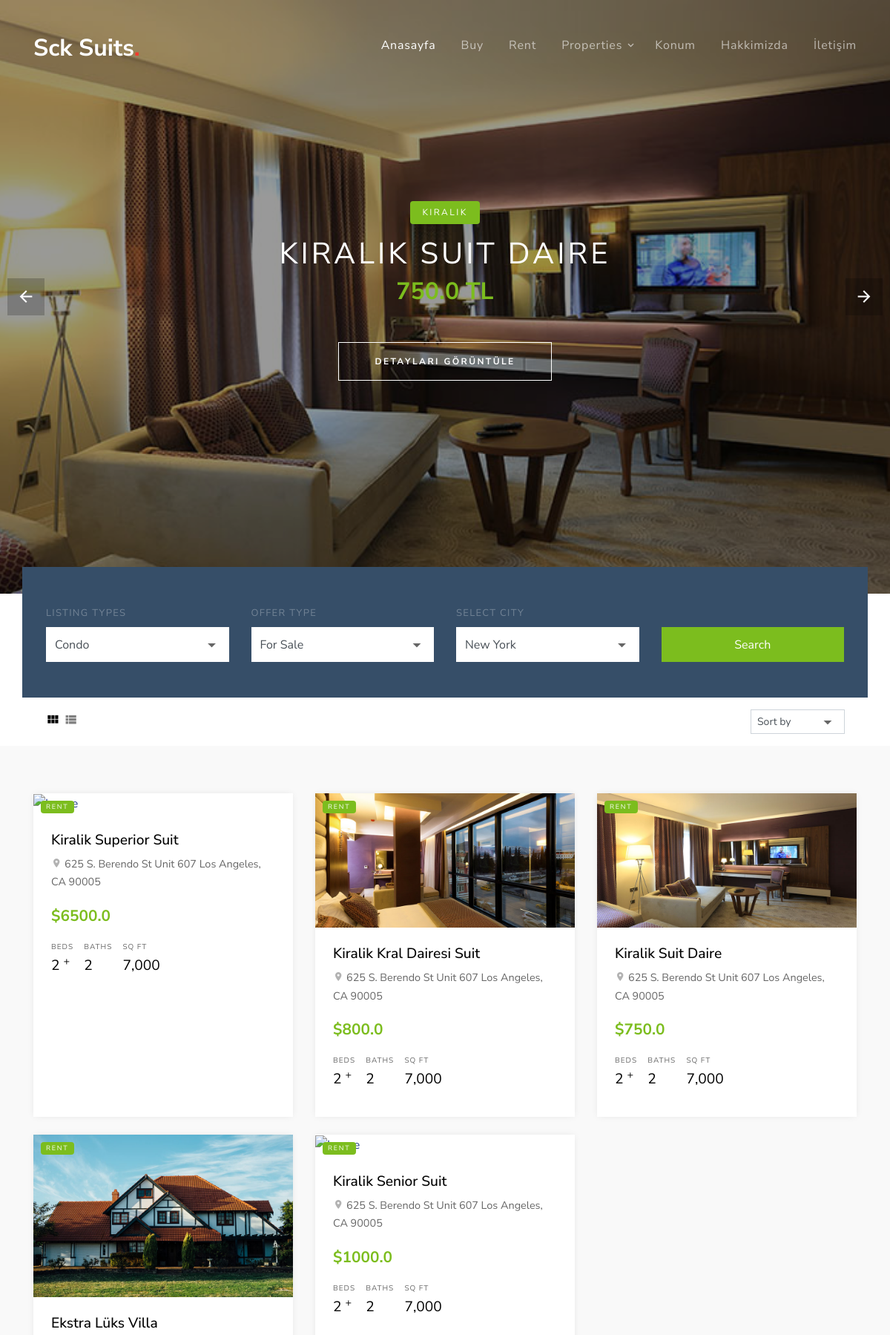
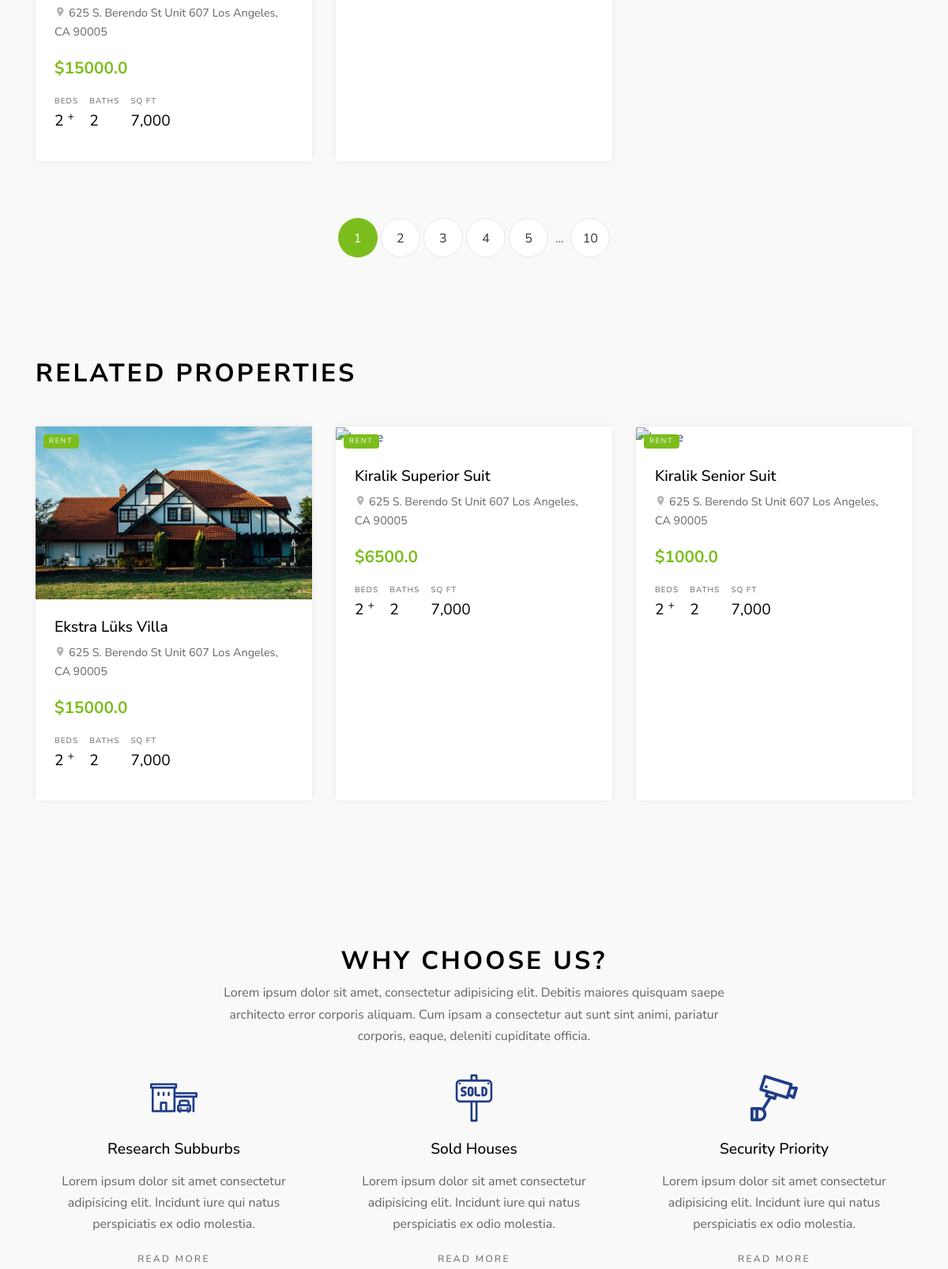
The page / (upper part) on the database its author committed (2 pictures, top to bottom).
### product/models.py (models this page shows, shortened)
class Product(models.Model):
        STATUS = (
            ('True', 'Evet'),
            ('False', 'Hayır'),
        )
        category = models.ForeignKey(Category, on_delete=models.CASCADE)
        title = models.CharField(max_length=150)
        keywords = models.CharField(max_length=255)
        description = models.CharField(max_length=255)
        image = models.ImageField(blank=True, upload_to='images/')
        price = models.FloatField()
        amount = models.IntegerField()
        detail = RichTextUploadingField()
        slug = models.SlugField(blank=True, max_length=255)
        status = models.CharField(max_length=10, choices=STATUS)
        create_at = models.DateTimeField(auto_now_add=True)
        update_at = models.DateTimeField(auto_now=True)
        def image_tag(self):
            return mark_safe('<img src="{}" height="50"/>'.format(self.image.url))
        image_tag.short_description = 'Image'

### home/views.py (the view)
# urls.py: path('', views.index, name='index'),
def index(request):
    setting = Setting.objects.get(pk=1)
    sliderdata = Product.objects.all()[:4]
    category = Category.objects.all()
    randomproducts = Product.objects.all().order_by('?')[:6]
    relatedproducts = Product.objects.all().order_by('-id')[:3]
    context = {'setting': setting,
               'category': category,
               'page': 'home',
               'sliderdata': sliderdata,
               'randomproducts': randomproducts,
               'relatedproducts': relatedproducts}
    return render(request, 'index.html', context)

### home/templates/index.html (shortened to what this page needs)
{% extends "homebase.html" %}
{% block slider %}
    {% include "slider.html" %}
{% endblock %}
{% block content %}
    {% include "content.html" %}
{% endblock %}

### home/templates/slider.html
{% load static %}
<div class="slide-one-item home-slider owl-carousel">
    {% for rs in sliderdata %}
      <div class="site-blocks-cover overlay" style="background-image: url({{ rs.image.url }});" data-aos="fade" data-stellar-background-ratio="0.5">
        <div class="container">
          <div class="row align-items-center justify-content-center text-center">
            <div class="col-md-10">
              <span class="d-inline-block bg-success text-white px-3 mb-3 property-offer-type rounded">Kiralık</span>
              <h1 class="mb-2">{{ rs.title }}</h1>
              <p class="mb-5"><strong class="h2 text-success font-weight-bold">{{ rs.price }} TL</strong></p>
              <p><a href="/product/{{ rs.id }}/{{ rs.slug }}" class="btn btn-white btn-outline-white py-3 px-5 rounded-0 btn-2">Detayları Görüntüle</a></p>
            </div>
          </div>
        </div>
      </div>
    {% endfor %}
</div>

### home/templates/content.html (shortened to what this page needs)
{% load static %}
<div class="site-section site-section-sm pb-0">
      <div class="container">
        <div class="row">
          <form class="form-search col-md-12" style="margin-top: -100px;">
            <div class="row  align-items-end">
              <div class="col-md-3">
                <label for="list-types">Listing Types</label>
                <div class="select-wrap">
                  <select name="list-types" id="list-types" class="form-control d-block rounded-0">
                    <option value="">Condo</option>
                  </select>
                </div>
              </div>
              <div class="col-md-3">
                <label for="offer-types">Offer Type</label>
                <div class="select-wrap">
                  <select name="offer-types" id="offer-types" class="form-control d-block rounded-0">
                    <option value="">For Sale</option>
                  </select>
                </div>
              </div>
              <div class="col-md-3">
                <label for="select-city">Select City</label>
                <div class="select-wrap">
                  <select name="select-city" id="select-city" class="form-control d-block rounded-0">
                    <option value="">New York</option>
                  </select>
                </div>
              </div>
              <div class="col-md-3">
                <input type="submit" class="btn btn-success text-white btn-block rounded-0" value="Search">
              </div>
            </div>
          </form>
        </div>
        <div class="row">
          <div class="col-md-12">
            <div class="view-options bg-white py-3 px-3 d-md-flex align-items-center">
              <div class="mr-auto">
                <a href="index.html" class="icon-view view-module active"><span class="icon-view_module"></span></a>
                <a href="view-list.html" class="icon-view view-list"><span class="icon-view_list"></span></a>
              </div>
                    {% load mptt_tags %}
                <div class="select-wrap">
                  <select class="form-control form-control-sm d-block rounded-0">
                    <option value="">Sort by</option>
                  </select>
                </div>
              </div>
            </div>
          </div>
        </div>
      </div>
    <div class="site-section site-section-sm bg-light">
      <div class="container">
        <div class="row mb-5">
            {% for rs in randomproducts %}
          <div class="col-md-6 col-lg-4 mb-4">
            <div class="property-entry h-100">
              <a href="/product/{{ rs.id }}/{{ rs.slug }}" class="property-thumbnail">
                <div class="offer-type-wrap">
                  <span class="offer-type bg-success">Rent</span>
                </div>
                <img src="{{ rs.image.url }}" alt="Image" class="img-fluid">
              </a>
              <div class="p-4 property-body">
                <h2 class="property-title"><a href="/product/{{ rs.id }}/{{ rs.slug }}">{{ rs.title }}</a></h2>
                <span class="property-location d-block mb-3"><span class="property-icon icon-room"></span> 625 S. Berendo St Unit 607 Los Angeles, CA 90005</span>
                <strong class="property-price text-primary mb-3 d-block text-success">${{ rs.price }}</strong>
                <ul class="property-specs-wrap mb-3 mb-lg-0">
                  <li>
                    <span class="property-specs">Beds</span>
                    <span class="property-specs-number">2 <sup>+</sup></span>
                  </li>
                  <li>
                    <span class="property-specs">Baths</span>
                    <span class="property-specs-number">2</span>
                  </li>
                  <li>
                    <span class="property-specs">SQ FT</span>
                    <span class="property-specs-number">7,000</span>
                  </li>
                </ul>
              </div>
            </div>
          </div>
            {% endfor %}
        </div>
        <div class="row">
          <div class="col-md-12 text-center">
            <div class="site-pagination">
              <a href="#" class="active">1</a>
              <a href="#">2</a>
              <a href="#">3</a>
              <a href="#">4</a>
              <a href="#">5</a>
              <span>...</span>
              <a href="#">10</a>
            </div>
          </div>
        </div>
      </div>
    </div>
    <div class="site-section site-section-sm bg-light">
      <div class="container">
        <div class="row">
          <div class="col-12">
            <div class="site-section-title mb-5">
              <h2>Related Properties</h2>
            </div>
          </div>
        </div>
        <div class="row mb-5">
          {% for rs in relatedproducts %}
          <div class="col-md-6 col-lg-4 mb-4">
            <div class="property-entry h-100">
              <a href="/product/{{ rs.id }}/{{ rs.slug }}" class="property-thumbnail">
                <div class="offer-type-wrap">
                  <span class="offer-type bg-success">Rent</span>
                </div>
                <img src="{{ rs.image.url }}" alt="Image" class="img-fluid">
              </a>
              <div class="p-4 property-body">
                <h2 class="property-title"><a href="/product/{{ rs.id }}/{{ rs.slug }}">{{ rs.title }}</a></h2>
                <span class="property-location d-block mb-3"><span class="property-icon icon-room"></span> 625 S. Berendo St Unit 607 Los Angeles, CA 90005</span>
                <strong class="property-price text-primary mb-3 d-block text-success">${{ rs.price }}</strong>
                <ul class="property-specs-wrap mb-3 mb-lg-0">
                  <li>
                    <span class="property-specs">Beds</span>
                    <span class="property-specs-number">2 <sup>+</sup></span>
                  </li>
                  <li>
                    <span class="property-specs">Baths</span>
                    <span class="property-specs-number">2</span>
                  </li>
                  <li>
                    <span class="property-specs">SQ FT</span>
                    <span class="property-specs-number">7,000</span>
                  </li>
                </ul>
              </div>
            </div>
          </div>
            {% endfor %}
        </div>
      </div>
    <div class="site-section">
      <div class="container">
        <div class="row justify-content-center">
          <div class="col-md-7 text-center">
            <div class="site-section-title">
              <h2>Why Choose Us?</h2>
            </div>
            <p>Lorem ipsum dolor sit amet, consectetur adipisicing elit. Debitis maiores quisquam saepe architecto error corporis aliquam. Cum ipsam a consectetur aut sunt sint animi, pariatur corporis, eaque, deleniti cupiditate officia.</p>
          </div>
        </div>
        <div class="row">
          <div class="col-md-6 col-lg-4">
            <a href="#" class="service text-center">
              <span class="icon flaticon-house"></span>
              <h2 class="service-heading">Research Subburbs</h2>
              <p>Lorem ipsum dolor sit amet consectetur adipisicing elit. Incidunt iure qui natus perspiciatis ex odio molestia.</p>
              <p><span class="read-more">Read More</span></p>
            </a>
          </div>
          <div class="col-md-6 col-lg-4">
            <a href="#" class="service text-center">
              <span class="icon flaticon-sold"></span>
              <h2 class="service-heading">Sold Houses</h2>
              <p>Lorem ipsum dolor sit amet consectetur adipisicing elit. Incidunt iure qui natus perspiciatis ex odio molestia.</p>
              <p><span class="read-more">Read More</span></p>
            </a>
          </div>
          <div class="col-md-6 col-lg-4">
            <a href="#" class="service text-center">
              <span class="icon flaticon-camera"></span>
              <h2 class="service-heading">Security Priority</h2>
              <p>Lorem ipsum dolor sit amet consectetur adipisicing elit. Incidunt iure qui natus perspiciatis ex odio molestia.</p>
              <p><span class="read-more">Read More</span></p>
            </a>
          </div>
        </div>
      </div>
    </div>

### rows shown on the page
Product: image (picture), title "KIRALIK SUIT DAIRE", price "750.0", title "Kiralik Suit Daire"
Product: title "Kiralik Superior Suit", price "6500.0"
Product: image (picture), title "Kiralik Kral Dairesi Suit", price "800.0"
Product: image (picture), title "Ekstra Lüks Villa", price "15000.0"
Product: title "Kiralik Senior Suit", price "1000.0"
